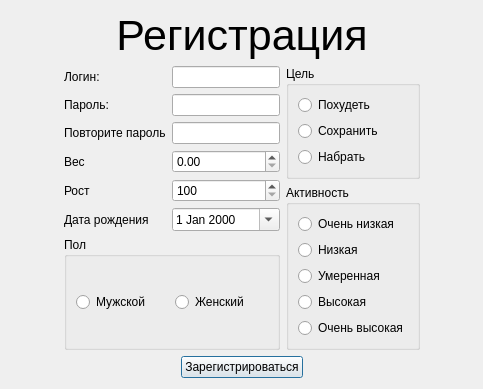
<?xml version="1.0" encoding="UTF-8"?>
<ui version="4.0">
 <class>Register</class>
 <widget class="QDialog" name="Register">
  <property name="geometry">
   <rect>
    <x>0</x>
    <y>0</y>
    <width>483</width>
    <height>339</height>
   </rect>
  </property>
  <property name="windowTitle">
   <string>Dialog</string>
  </property>
  <layout class="QGridLayout" name="gridLayout_2">
   <item row="0" column="0">
    <layout class="QHBoxLayout" name="horizontalLayout_2">
     <item>
      <spacer name="horizontalSpacer">
       <property name="orientation">
        <enum>Qt::Horizontal</enum>
       </property>
       <property name="sizeHint" stdset="0">
        <size>
         <width>40</width>
         <height>20</height>
        </size>
       </property>
      </spacer>
     </item>
     <item>
      <layout class="QVBoxLayout" name="verticalLayout_5">
       <item>
        <widget class="QLabel" name="label">
         <property name="font">
          <font>
           <pointsize>32</pointsize>
          </font>
         </property>
         <property name="text">
          <string>Регистрация</string>
         </property>
         <property name="alignment">
          <set>Qt::AlignCenter</set>
         </property>
        </widget>
       </item>
       <item>
        <layout class="QHBoxLayout" name="horizontalLayout">
         <item>
          <layout class="QVBoxLayout" name="verticalLayout_4">
           <item>
            <layout class="QFormLayout" name="formLayout">
             <item row="0" column="0">
              <widget class="QLabel" name="label_2">
               <property name="text">
                <string>Логин:</string>
               </property>
              </widget>
             </item>
             <item row="0" column="1">
              <widget class="QLineEdit" name="lineEdit"/>
             </item>
             <item row="1" column="0">
              <widget class="QLabel" name="label_3">
               <property name="text">
                <string>Пароль:</string>
               </property>
              </widget>
             </item>
             <item row="1" column="1">
              <widget class="QLineEdit" name="lineEdit_2">
               <property name="echoMode">
                <enum>QLineEdit::Password</enum>
               </property>
              </widget>
             </item>
             <item row="2" column="0">
              <widget class="QLabel" name="label_4">
               <property name="text">
                <string>Повторите пароль</string>
               </property>
              </widget>
             </item>
             <item row="2" column="1">
              <widget class="QLineEdit" name="lineEdit_3">
               <property name="echoMode">
                <enum>QLineEdit::Password</enum>
               </property>
              </widget>
             </item>
             <item row="3" column="0">
              <widget class="QLabel" name="label_5">
               <property name="text">
                <string>Вес</string>
               </property>
              </widget>
             </item>
             <item row="3" column="1">
              <widget class="QDoubleSpinBox" name="doubleSpinBox"/>
             </item>
             <item row="4" column="0">
              <widget class="QLabel" name="label_6">
               <property name="text">
                <string>Рост</string>
               </property>
              </widget>
             </item>
             <item row="4" column="1">
              <widget class="QSpinBox" name="spinBox_2">
               <property name="minimum">
                <number>100</number>
               </property>
               <property name="maximum">
                <number>250</number>
               </property>
               <property name="singleStep">
                <number>5</number>
               </property>
              </widget>
             </item>
             <item row="5" column="0">
              <widget class="QLabel" name="label_7">
               <property name="text">
                <string>Дата рождения</string>
               </property>
              </widget>
             </item>
             <item row="5" column="1">
              <widget class="QDateEdit" name="dateEdit">
               <property name="maximumDateTime">
                <datetime>
                 <hour>20</hour>
                 <minute>59</minute>
                 <second>59</second>
                 <year>2008</year>
                 <month>12</month>
                 <day>31</day>
                </datetime>
               </property>
               <property name="minimumDateTime">
                <datetime>
                 <hour>23</hour>
                 <minute>0</minute>
                 <second>0</second>
                 <year>1923</year>
                 <month>9</month>
                 <day>13</day>
                </datetime>
               </property>
               <property name="calendarPopup">
                <bool>true</bool>
               </property>
              </widget>
             </item>
            </layout>
           </item>
           <item>
            <widget class="QGroupBox" name="groupBox_3">
             <property name="title">
              <string>Пол</string>
             </property>
             <layout class="QGridLayout" name="gridLayout">
              <item row="0" column="0">
               <widget class="QRadioButton" name="radioButton">
                <property name="text">
                 <string>Мужской</string>
                </property>
               </widget>
              </item>
              <item row="0" column="1">
               <widget class="QRadioButton" name="radioButton_2">
                <property name="text">
                 <string>Женский</string>
                </property>
               </widget>
              </item>
             </layout>
            </widget>
           </item>
          </layout>
         </item>
         <item>
          <layout class="QVBoxLayout" name="verticalLayout_3">
           <item>
            <widget class="QGroupBox" name="groupBox">
             <property name="title">
              <string>Цель</string>
             </property>
             <layout class="QFormLayout" name="formLayout_3">
              <item row="0" column="0">
               <layout class="QVBoxLayout" name="verticalLayout">
                <item>
                 <widget class="QRadioButton" name="radioButton_3">
                  <property name="text">
                   <string>Похудеть</string>
                  </property>
                 </widget>
                </item>
                <item>
                 <widget class="QRadioButton" name="radioButton_4">
                  <property name="text">
                   <string>Сохранить</string>
                  </property>
                 </widget>
                </item>
                <item>
                 <widget class="QRadioButton" name="radioButton_5">
                  <property name="text">
                   <string>Набрать</string>
                  </property>
                 </widget>
                </item>
               </layout>
              </item>
             </layout>
            </widget>
           </item>
           <item>
            <widget class="QGroupBox" name="groupBox_2">
             <property name="title">
              <string>Активность</string>
             </property>
             <layout class="QFormLayout" name="formLayout_2">
              <item row="0" column="0">
               <layout class="QVBoxLayout" name="verticalLayout_2">
                <item>
                 <widget class="QRadioButton" name="radioButton_9">
                  <property name="focusPolicy">
                   <enum>Qt::StrongFocus</enum>
                  </property>
                  <property name="acceptDrops">
                   <bool>true</bool>
                  </property>
                  <property name="toolTip">
                   <string>спорта мало или он отсутствует, меньше 10 000 шагов в день стабильно</string>
                  </property>
                  <property name="text">
                   <string>Очень низкая</string>
                  </property>
                 </widget>
                </item>
                <item>
                 <widget class="QRadioButton" name="radioButton_6">
                  <property name="acceptDrops">
                   <bool>true</bool>
                  </property>
                  <property name="toolTip">
                   <string>1-3 тренировки или эквивалентая активность, в среднем 10 000 шагов в день стабильно</string>
                  </property>
                  <property name="text">
                   <string>Низкая</string>
                  </property>
                 </widget>
                </item>
                <item>
                 <widget class="QRadioButton" name="radioButton_10">
                  <property name="toolTip">
                   <string>физическая работа средней тяжести или 3-5 тренировок в неделю</string>
                  </property>
                  <property name="text">
                   <string>Умеренная</string>
                  </property>
                 </widget>
                </item>
                <item>
                 <widget class="QRadioButton" name="radioButton_7">
                  <property name="toolTip">
                   <string>физическая работа ежедневно или 6-7 тренировок в неделю</string>
                  </property>
                  <property name="text">
                   <string>Высокая</string>
                  </property>
                 </widget>
                </item>
                <item>
                 <widget class="QRadioButton" name="radioButton_8">
                  <property name="toolTip">
                   <string>изнурительные тренировки каждый день</string>
                  </property>
                  <property name="text">
                   <string>Очень высокая</string>
                  </property>
                 </widget>
                </item>
               </layout>
              </item>
             </layout>
            </widget>
           </item>
          </layout>
         </item>
        </layout>
       </item>
       <item>
        <layout class="QHBoxLayout" name="horizontalLayout_3">
         <item>
          <spacer name="horizontalSpacer_3">
           <property name="orientation">
            <enum>Qt::Horizontal</enum>
           </property>
           <property name="sizeHint" stdset="0">
            <size>
             <width>40</width>
             <height>20</height>
            </size>
           </property>
          </spacer>
         </item>
         <item>
          <widget class="QPushButton" name="pushButton">
           <property name="text">
            <string>Зарегистрироваться</string>
           </property>
          </widget>
         </item>
         <item>
          <spacer name="horizontalSpacer_4">
           <property name="orientation">
            <enum>Qt::Horizontal</enum>
           </property>
           <property name="sizeHint" stdset="0">
            <size>
             <width>40</width>
             <height>20</height>
            </size>
           </property>
          </spacer>
         </item>
        </layout>
       </item>
       <item>
        <spacer name="verticalSpacer">
         <property name="orientation">
          <enum>Qt::Vertical</enum>
         </property>
         <property name="sizeHint" stdset="0">
          <size>
           <width>20</width>
           <height>40</height>
          </size>
         </property>
        </spacer>
       </item>
      </layout>
     </item>
     <item>
      <spacer name="horizontalSpacer_2">
       <property name="orientation">
        <enum>Qt::Horizontal</enum>
       </property>
       <property name="sizeHint" stdset="0">
        <size>
         <width>40</width>
         <height>20</height>
        </size>
       </property>
      </spacer>
     </item>
    </layout>
   </item>
  </layout>
 </widget>
 <resources/>
 <connections/>
</ui>
